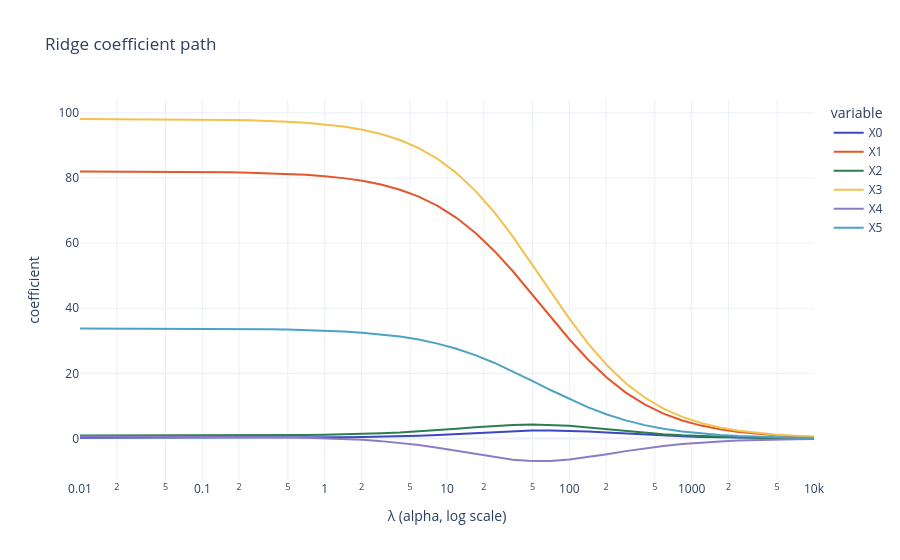

Notebook code cell kept with this figure:
### Markdown cell above
### See it with data 🔬: Ridge shrinks the coefficients as λ grows

Let's watch the "rubber band" at work. We create a dataset with 6 explanatory variables, of which only 3 truly influence the target (the true coefficients of the 3 others are 0). We then fit a Ridge model for many values of λ (called `alpha` in scikit-learn) and draw each coefficient as a function of λ.

### Code cell
X, y, true_coef = make_regression(n_samples=60, n_features=6, n_informative=3, noise=10,
                                  coef=True, random_state=1)
print("True coefficients:", true_coef.round(1))

alphas = np.logspace(-2, 4, 40)       # from 0.01 to 10,000
paths = pd.DataFrame([Ridge(alpha=a).fit(X, y).coef_ for a in alphas],
                     index=alphas, columns=[f"X{j}" for j in range(6)])

fig = px.line(paths, log_x=True, title="Ridge coefficient path",
              labels={"index": "λ (alpha, log scale)", "value": "coefficient", "variable": "variable"})
fig.show()
paths.iloc[[0, 20, 30, 39]].round(1)   # a few values of λ

### Figure 1 — Plotly figure (JSON) as saved in the notebook; plotly's stock layout.template omitted (floating-point values rounded to 4 significant figures)
{"data": [{"hovertemplate": "variable=X0<br>λ (alpha, log scale)=%{x}<br>coefficient=%{y}<extra></extra>", "legendgroup": "X0", "line": {"color": "#3B47C4", "dash": "solid"}, "marker": {"symbol": "circle"}, "mode": "lines", "name": "X0", "orientation": "v", "showlegend": true, "type": "scatter", "x": [0.01, 0.01425, 0.02031, 0.02894, 0.04125, 0.05878, 0.08377, 0.1194, 0.1701, 0.2424, 0.3455, 0.4924, 0.7017, 1.0, 1.425, 2.031, 2.894, 4.125, 5.878, 8.377, 11.94, 17.01, 24.24, 34.55, 49.24, 70.17, 100.0, 142.5, 203.1, 289.4, 412.5, 587.8, 837.7, 1194.0, 1701.0, 2424.0, 3455.0, 4924.0, 7017.0, 10000.0], "xaxis": "x", "y": [0.2315, 0.232, 0.2327, 0.2338, 0.2353, 0.2375, 0.2406, 0.2451, 0.2513, 0.2603, 0.273, 0.2909, 0.3163, 0.3521, 0.4022, 0.4718, 0.5676, 0.6973, 0.869, 1.089, 1.358, 1.664, 1.98, 2.259, 2.448, 2.5, 2.4, 2.17, 1.859, 1.52, 1.196, 0.9132, 0.6814, 0.4998, 0.362, 0.2598, 0.1852, 0.1314, 0.09297, 0.0656], "yaxis": "y"}, {"hovertemplate": "variable=X1<br>λ (alpha, log scale)=%{x}<br>coefficient=%{y}<extra></extra>", "legendgroup": "X1", "line": {"color": "#E4572E", "dash": "solid"}, "marker": {"symbol": "circle"}, "mode": "lines", "name": "X1", "orientation": "v", "showlegend": true, "type": "scatter", "x": [0.01, 0.01425, 0.02031, 0.02894, 0.04125, 0.05878, 0.08377, 0.1194, 0.1701, 0.2424, 0.3455, 0.4924, 0.7017, 1.0, 1.425, 2.031, 2.894, 4.125, 5.878, 8.377, 11.94, 17.01, 24.24, 34.55, 49.24, 70.17, 100.0, 142.5, 203.1, 289.4, 412.5, 587.8, 837.7, 1194.0, 1701.0, 2424.0, 3455.0, 4924.0, 7017.0, 10000.0], "xaxis": "x", "y": [81.97, 81.96, 81.95, 81.94, 81.92, 81.89, 81.86, 81.81, 81.73, 81.63, 81.48, 81.27, 80.97, 80.55, 79.95, 79.13, 77.98, 76.4, 74.26, 71.43, 67.77, 63.19, 57.68, 51.36, 44.47, 37.38, 30.49, 24.18, 18.68, 14.12, 10.48, 7.662, 5.541, 3.974, 2.832, 2.01, 1.421, 1.003, 0.7066, 0.4972], "yaxis": "y"}, {"hovertemplate": "variable=X2<br>λ (alpha, log scale)=%{x}<br>coefficient=%{y}<extra></extra>", "legendgroup": "X2", "line": {"color": "#2E7D4F", "dash": "solid"}, "marker": {"symbol": "circle"}, "mode": "lines", "name": "X2", "orientation": "v", "showlegend": true, "type": "scatter", "x": [0.01, 0.01425, 0.02031, 0.02894, 0.04125, 0.05878, 0.08377, 0.1194, 0.1701, 0.2424, 0.3455, 0.4924, 0.7017, 1.0, 1.425, 2.031, 2.894, 4.125, 5.878, 8.377, 11.94, 17.01, 24.24, 34.55, 49.24, 70.17, 100.0, 142.5, 203.1, 289.4, 412.5, 587.8, 837.7, 1194.0, 1701.0, 2424.0, 3455.0, 4924.0, 7017.0, 10000.0], "xaxis": "x", "y": [0.9418, 0.9429, 0.9445, 0.9467, 0.9498, 0.9542, 0.9605, 0.9695, 0.9822, 1.0, 1.026, 1.062, 1.113, 1.184, 1.283, 1.418, 1.601, 1.843, 2.153, 2.532, 2.97, 3.432, 3.86, 4.177, 4.309, 4.213, 3.898, 3.419, 2.857, 2.292, 1.778, 1.343, 0.9948, 0.7256, 0.5234, 0.3746, 0.2665, 0.1889, 0.1335, 0.09411], "yaxis": "y"}, {"hovertemplate": "variable=X3<br>λ (alpha, log scale)=%{x}<br>coefficient=%{y}<extra></extra>", "legendgroup": "X3", "line": {"color": "#F2C14E", "dash": "solid"}, "marker": {"symbol": "circle"}, "mode": "lines", "name": "X3", "orientation": "v", "showlegend": true, "type": "scatter", "x": [0.01, 0.01425, 0.02031, 0.02894, 0.04125, 0.05878, 0.08377, 0.1194, 0.1701, 0.2424, 0.3455, 0.4924, 0.7017, 1.0, 1.425, 2.031, 2.894, 4.125, 5.878, 8.377, 11.94, 17.01, 24.24, 34.55, 49.24, 70.17, 100.0, 142.5, 203.1, 289.4, 412.5, 587.8, 837.7, 1194.0, 1701.0, 2424.0, 3455.0, 4924.0, 7017.0, 10000.0], "xaxis": "x", "y": [98.1, 98.1, 98.09, 98.07, 98.05, 98.02, 97.98, 97.92, 97.84, 97.71, 97.54, 97.3, 96.95, 96.46, 95.78, 94.82, 93.48, 91.64, 89.15, 85.84, 81.53, 76.12, 69.56, 61.99, 53.7, 45.14, 36.81, 29.16, 22.51, 16.99, 12.59, 9.203, 6.651, 4.767, 3.396, 2.409, 1.704, 1.202, 0.8466, 0.5957], "yaxis": "y"}, {"hovertemplate": "variable=X4<br>λ (alpha, log scale)=%{x}<br>coefficient=%{y}<extra></extra>", "legendgroup": "X4", "line": {"color": "#8E7CC3", "dash": "solid"}, "marker": {"symbol": "circle"}, "mode": "lines", "name": "X4", "orientation": "v", "showlegend": true, "type": "scatter", "x": [0.01, 0.01425, 0.02031, 0.02894, 0.04125, 0.05878, 0.08377, 0.1194, 0.1701, 0.2424, 0.3455, 0.4924, 0.7017, 1.0, 1.425, 2.031, 2.894, 4.125, 5.878, 8.377, 11.94, 17.01, 24.24, 34.55, 49.24, 70.17, 100.0, 142.5, 203.1, 289.4, 412.5, 587.8, 837.7, 1194.0, 1701.0, 2424.0, 3455.0, 4924.0, 7017.0, 10000.0], "xaxis": "x", "y": [0.6324, 0.6301, 0.6267, 0.622, 0.6153, 0.6056, 0.592, 0.5725, 0.5449, 0.5058, 0.4503, 0.372, 0.2619, 0.108, -0.1056, -0.3985, -0.794, -1.316, -1.985, -2.806, -3.756, -4.768, -5.726, -6.482, -6.893, -6.876, -6.444, -5.701, -4.792, -3.858, -3.0, -2.27, -1.683, -1.228, -0.8867, -0.6348, -0.4518, -0.3202, -0.2263, -0.1596], "yaxis": "y"}, {"hovertemplate": "variable=X5<br>λ (alpha, log scale)=%{x}<br>coefficient=%{y}<extra></extra>", "legendgroup": "X5", "line": {"color": "#4BA3C3", "dash": "solid"}, "marker": {"symbol": "circle"}, "mode": "lines", "name": "X5", "orientation": "v", "showlegend": true, "type": "scatter", "x": [0.01, 0.01425, 0.02031, 0.02894, 0.04125, 0.05878, 0.08377, 0.1194, 0.1701, 0.2424, 0.3455, 0.4924, 0.7017, 1.0, 1.425, 2.031, 2.894, 4.125, 5.878, 8.377, 11.94, 17.01, 24.24, 34.55, 49.24, 70.17, 100.0, 142.5, 203.1, 289.4, 412.5, 587.8, 837.7, 1194.0, 1701.0, 2424.0, 3455.0, 4924.0, 7017.0, 10000.0], "xaxis": "x", "y": [33.77, 33.77, 33.77, 33.76, 33.75, 33.74, 33.73, 33.7, 33.67, 33.62, 33.56, 33.46, 33.33, 33.14, 32.88, 32.51, 32.01, 31.31, 30.38, 29.15, 27.57, 25.61, 23.28, 20.64, 17.79, 14.9, 12.11, 9.575, 7.382, 5.568, 4.126, 3.015, 2.179, 1.562, 1.113, 0.7892, 0.5581, 0.3937, 0.2773, 0.1951], "yaxis": "y"}], "layout": {"legend": {"title": {"text": "variable"}, "tracegroupgap": 0}, "title": {"text": "Ridge coefficient path"}, "xaxis": {"anchor": "y", "domain": [0.0, 1.0], "title": {"text": "λ (alpha, log scale)"}, "type": "log"}, "yaxis": {"anchor": "x", "domain": [0.0, 1.0], "title": {"text": "coefficient"}}}}
